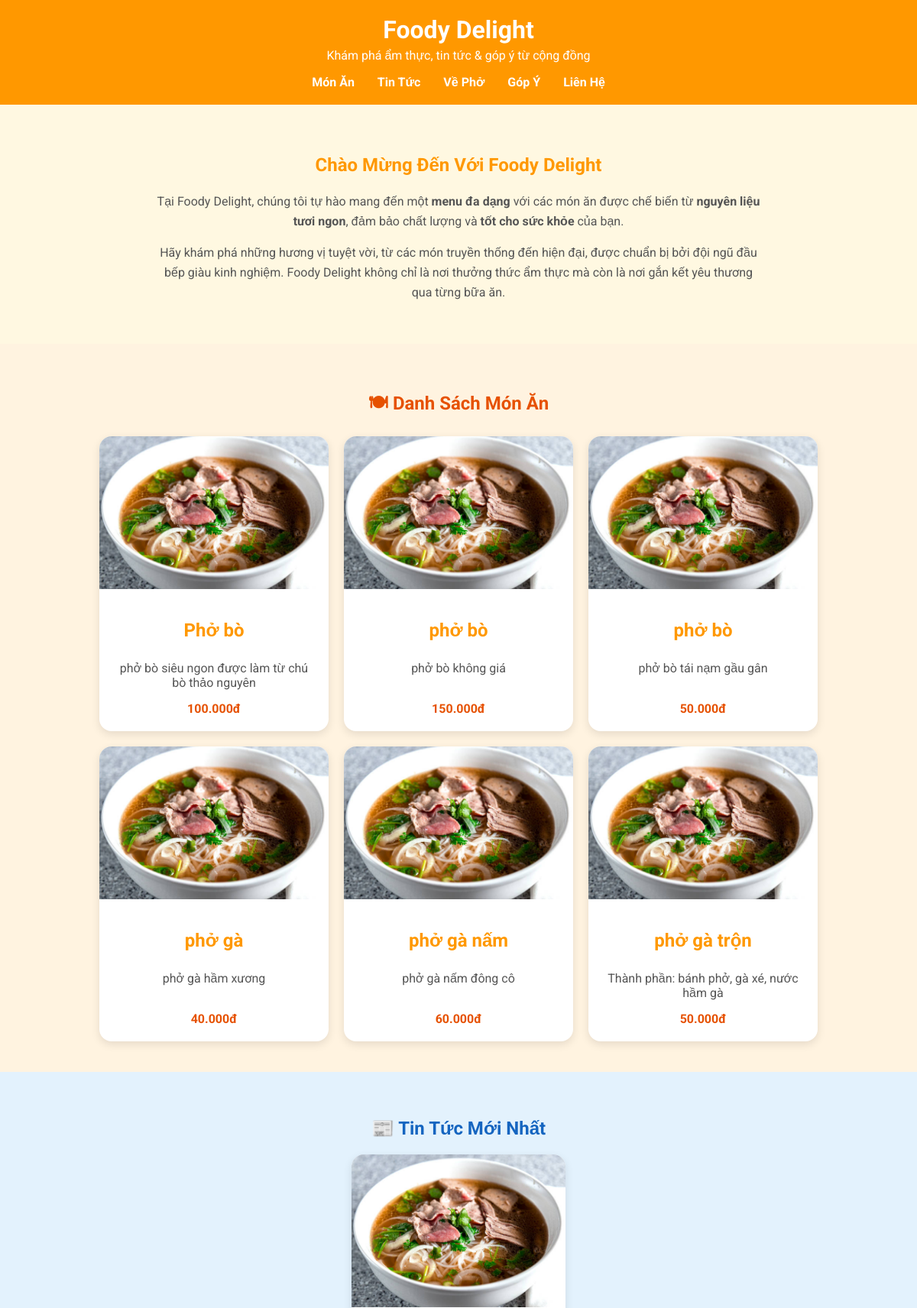
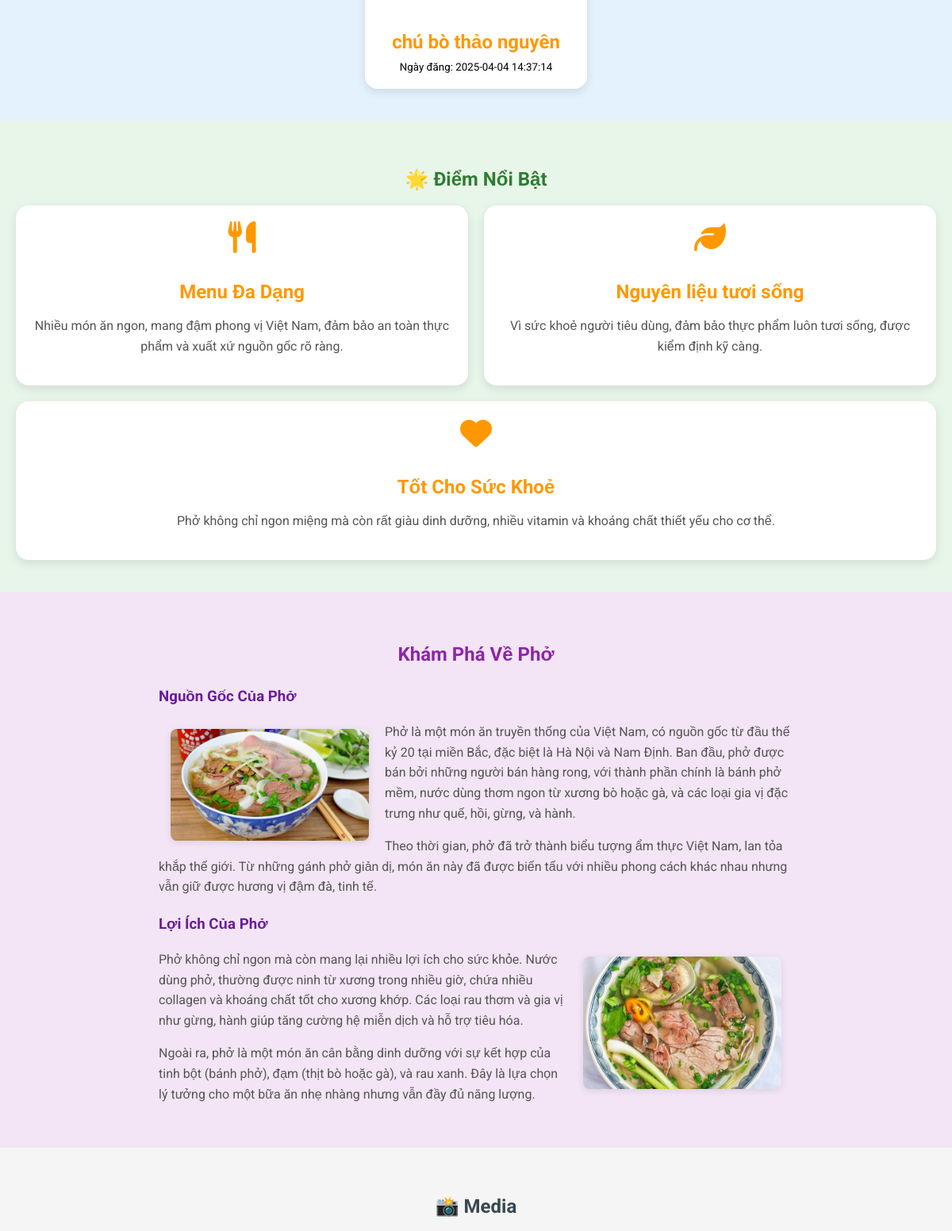
/Main.php (upper part), run on the app's committed database (2 pictures, top to bottom).
### tables this page shows
CREATE TABLE `monan` (
  `Id` int NOT NULL,
  `Ten` varchar(255) NOT NULL,
  `Noi_Dung` text NOT NULL,
  `Gia` decimal(10,2) NOT NULL,
  `Image` varchar(255) NOT NULL
);

CREATE TABLE `tintuc` (
  `Id` int NOT NULL,
  `Tieu_De` varchar(255) NOT NULL,
  `Noi_Dung` text NOT NULL,
  `Image` varchar(255) DEFAULT NULL,
  `Ngay_Dang` timestamp NULL DEFAULT CURRENT_TIMESTAMP
);

### Main.php (the view, shortened to what this page needs)
<?php
include 'config/db.php';
$ThongBao = '';
$FoodsQuery = $conn->query("SELECT * FROM MonAn");
$TinTucsQuery = $conn->query("SELECT * FROM tintuc ORDER BY Ngay_Dang DESC LIMIT 3");
?>
<!DOCTYPE html>
<html lang="vi">
<head>
    <link rel="stylesheet" href="https://cdnjs.cloudflare.com/ajax/libs/font-awesome/6.5.1/css/all.min.css" />
    <link rel="stylesheet" href="assets/style.css">
</head>
<body>
    <header>
        <h1>Foody Delight</h1>
        <p class="subtitle">Khám phá ẩm thực, tin tức & góp ý từ cộng đồng</p>
        <nav>
            <a href="#foods">Món Ăn</a>
            <a href="#news">Tin Tức</a>
            <a href="#pho">Về Phở</a>
            <a href="#contact">Góp Ý</a>
            <a href="#info">Liên Hệ</a>
        </nav>
    </header>
    <div class="section intro" id="intro">
        <div class="intro-content">
            <h2>Chào Mừng Đến Với Foody Delight</h2>
            <p>Tại Foody Delight, chúng tôi tự hào mang đến một <strong>menu đa dạng</strong> với các món ăn được chế biến từ <strong>nguyên liệu tươi ngon</strong>, đảm bảo chất lượng và <strong>tốt cho sức khỏe</strong> của bạn.</p>
            <p>Hãy khám phá những hương vị tuyệt vời, từ các món truyền thống đến hiện đại, được chuẩn bị bởi đội ngũ đầu bếp giàu kinh nghiệm. Foody Delight không chỉ là nơi thưởng thức ẩm thực mà còn là nơi gắn kết yêu thương qua từng bữa ăn.</p>
        </div>
    </div>
    <div class="section foods" id="foods">
        <h2 style="text-align:center; color:#e65100;">🍽 Danh Sách Món Ăn</h2>
        <?php if ($ThongBao && strpos($ThongBao, "Lỗi truy vấn món ăn") !== false) : ?>
            <p class="thongbao" style="color: red;"><?php echo $ThongBao; ?></p>
        <?php elseif (!$FoodsQuery || $FoodsQuery->num_rows == 0) : ?>
            <p class="thongbao">Đang cập nhật món ăn</p>
        <?php else : ?>
            <div class="grid">
                <?php while ($Row = $FoodsQuery->fetch_assoc()) : ?>
                    <div class="card">
                        <img src="images/<?php echo htmlspecialchars($Row['Image']); ?>" alt="Món <?php echo htmlspecialchars($Row['Ten']); ?> tại Foody Delight">
                        <div class="card-content">
                            <h2><?php echo htmlspecialchars($Row['Ten']); ?></h2>
                            <p class="description"><?php echo htmlspecialchars($Row['Noi_Dung']); ?></p>
                            <p class="price"><?php echo number_format($Row['Gia'], 0, ',', '.'); ?>đ</p>
                        </div>
                    </div>
                <?php endwhile; ?>
            </div>
        <?php endif; ?>
    </div>
    <div class="section news" id="news">
        <h2 style="text-align:center; color:#1565c0;">📰 Tin Tức Mới Nhất</h2>
        <?php if ($ThongBao && strpos($ThongBao, "Lỗi truy vấn tin tức") !== false) : ?>
            <p class="thongbao" style="color: red;"><?php echo $ThongBao; ?></p>
        <?php elseif (!$TinTucsQuery || $TinTucsQuery->num_rows == 0) : ?>
            <p class="thongbao">Đang cập nhật tin tức</p>
        <?php else : ?>
            <div class="grid">
                <?php while ($Tt = $TinTucsQuery->fetch_assoc()) : ?>
                    <div class="card">
                        <img src="images/<?php echo htmlspecialchars($Tt['Image']); ?>" alt="Tin tức <?php echo htmlspecialchars($Tt['Tieu_De']); ?> tại Foody Delight">
                        <div class="card-content">
                            <h2><a href="ChiTietTinTuc.php?id=<?php echo $Tt['Id']; ?>" style="color: #ff9800; text-decoration: none;"><?php echo htmlspecialchars($Tt['Tieu_De']); ?></a></h2>
                            <small>Ngày đăng: <?php echo htmlspecialchars($Tt['Ngay_Dang']); ?></small>
                        </div>
                    </div>
                <?php endwhile; ?>
            </div>
        <?php endif; ?>
    </div>
    <div class="section highlights" id="highlights">
        <h2 style="text-align:center; color:#2e7d32;">🌟 Điểm Nổi Bật</h2>
        <div class="highlight-grid">
            <div class="highlight-item">
                <i class="fas fa-utensils"></i>
                <h2>Menu Đa Dạng</h2>
                <p>Nhiều món ăn ngon, mang đậm phong vị Việt Nam, đảm bảo an toàn thực phẩm và xuất xứ nguồn gốc rõ ràng.</p>
            </div>
            <div class="highlight-item">
                <i class="fas fa-leaf"></i>
                <h2>Nguyên liệu tươi sống</h2>
                <p>Vì sức khoẻ người tiêu dùng, đảm bảo thực phẩm luôn tươi sống, được kiểm định kỹ càng.</p>
            </div>
            <div class="highlight-item">
                <i class="fas fa-heart"></i>
                <h2>Tốt Cho Sức Khoẻ</h2>
                <p>Phở không chỉ ngon miệng mà còn rất giàu dinh dưỡng, nhiều vitamin và khoáng chất thiết yếu cho cơ thể.</p>
            </div>
        </div>
    </div>
    <div class="section pho-info" id="pho">
        <div class="pho-content">
            <h2>Khám Phá Về Phở</h2>
            <h3>Nguồn Gốc Của Phở</h3>
            <img src="images/vepho1.jpg" alt="Hình ảnh minh họa nguồn gốc phở tại Foody Delight" class="left">
            <p>Phở là một món ăn truyền thống của Việt Nam, có nguồn gốc từ đầu thế kỷ 20 tại miền Bắc, đặc biệt là Hà Nội và Nam Định. Ban đầu, phở được bán bởi những người bán hàng rong, với thành phần chính là bánh phở mềm, nước dùng thơm ngon từ xương bò hoặc gà, và các loại gia vị đặc trưng như quế, hồi, gừng, và hành.</p>
            <p>Theo thời gian, phở đã trở thành biểu tượng ẩm thực Việt Nam, lan tỏa khắp thế giới. Từ những gánh phở giản dị, món ăn này đã được biến tấu với nhiều phong cách khác nhau nhưng vẫn giữ được hương vị đậm đà, tinh tế.</p>
            <h3>Lợi Ích Của Phở</h3>
            <img src="images/vepho2.jpg" alt="Hình ảnh minh họa lợi ích của phở tại Foody Delight" class="right">
            <p>Phở không chỉ ngon mà còn mang lại nhiều lợi ích cho sức khỏe. Nước dùng phở, thường được ninh từ xương trong nhiều giờ, chứa nhiều collagen và khoáng chất tốt cho xương khớp. Các loại rau thơm và gia vị như gừng, hành giúp tăng cường hệ miễn dịch và hỗ trợ tiêu hóa.</p>
            <p>Ngoài ra, phở là một món ăn cân bằng dinh dưỡng với sự kết hợp của tinh bột (bánh phở), đạm (thịt bò hoặc gà), và rau xanh. Đây là lựa chọn lý tưởng cho một bữa ăn nhẹ nhàng nhưng vẫn đầy đủ năng lượng.</p>
        </div>
    </div>
    <div class="section media" id="media">
        <h2 style="text-align:center; color:#37474f;">📸 Media</h2>
    </div>
</body>
</html>

### Main.php (style rules this page uses)
html { scroll-behavior: smooth; }
body { font-family: 'Roboto', sans-serif; margin: 0; }
header { background-color: #ff9800; color: white; padding: 20px; position: sticky; top: 0; z-index: 1000; }
nav { display: flex; justify-content: center; gap: 30px; margin-top: 10px; }
nav a { color: white; text-decoration: none; font-weight: bold; }
h1 { text-align: center; margin: 0; }
p.subtitle { text-align: center; margin-top: 5px; }
.section { padding: 40px 20px; display: flex; flex-direction: column; align-items: center; width: 100%; box-sizing: border-box; }
.intro { background-color: #fff8e1; }
.foods { background-color: #fff3e0; }
.news { background-color: #e3f2fd; }
.pho-info { background-color: #f3e5f5; }
.highlights { background-color: #e8f5e9; }
.media { background-color: #f5f5f5; width: 100%; max-width: 100%; overflow: hidden; box-sizing: border-box; }
.grid { display: flex; flex-wrap: wrap; gap: 20px; justify-content: center; align-items: stretch; max-width: 1280px; }
.highlight-grid { display: flex; flex-wrap: wrap; gap: 20px; justify-content: space-between; max-width: 1280px; width: 100%; }
.highlight-item { background: white; border-radius: 16px; box-shadow: 0 4px 12px rgba(0,0,0,0.1); padding: 20px; text-align: center; flex: 1 1 calc(33.33% - 20px); min-width: 250px; }
.highlight-item i { font-size: 40px; color: #ff9800; margin-bottom: 15px; }
.highlight-item h2 { color: #ff9800; margin-bottom: 10px; }
.highlight-item p { color: #555; line-height: 1.6; }
.card { background: white; width: 100%; max-width: 300px; border-radius: 16px; box-shadow: 0 4px 12px rgba(0,0,0,0.1); overflow: hidden; text-align: center; flex: 1 1 calc(33.33% - 20px); display: flex; flex-direction: column; }
.card img { width: 100%; height: 200px; object-fit: cover; }
.card-content { padding: 20px; display: flex; flex-direction: column; flex: 1; }
.card-content h2 { color: #ff9800; margin-bottom: 10px; }
.card-content p.description { color: #555; flex: 1; margin-bottom: 15px; }
.card-content p.price { color: #e65100; font-weight: bold; margin: 0; }
.intro-content { max-width: 800px; text-align: center; color: #555; line-height: 1.6; }
.intro-content h2 { color: #ff9800; margin-bottom: 15px; }
.intro-content p { margin-bottom: 15px; }
.pho-content { max-width: 800px; text-align: left; color: #555; line-height: 1.6; }
.pho-content h2 { color: #8e24aa; margin-bottom: 15px; text-align: center; }
.pho-content h3 { color: #6a1b9a; margin-top: 20px; margin-bottom: 10px; }
.pho-content p { margin-bottom: 15px; }
.pho-content img { width: 250px; height: auto; border-radius: 8px; box-shadow: 0 2px 8px rgba(0, 0, 0, 0.1); margin: 15px; }
.pho-content img.left { float: left; margin-right: 20px; }
.pho-content img.right { float: right; margin-left: 20px; }
.pho-content::after { content: ""; display: block; clear: both; }

### data on the page
monan: Image (picture), Ten "Phở bò", Noi_Dung "phở bò siêu ngon được làm từ chú bò thảo nguyên", Gia "100.000"
monan: Image (picture), Ten "phở bò", Noi_Dung "phở bò không giá", Gia "150.000"
monan: Image (picture), Ten "phở bò", Noi_Dung "phở bò tái nạm gầu gân", Gia "50.000"
monan: Image (picture), Ten "phở gà", Noi_Dung "phở gà hầm xương", Gia "40.000"
monan: Image (picture), Ten "phở gà nấm", Noi_Dung "phở gà nấm đông cô", Gia "60.000"
monan: Image (picture), Ten "phở gà trộn", Noi_Dung "Thành phần: bánh phở, gà xé, nước hầm gà", Gia "50.000"
tintuc: Image (picture), Tieu_De "chú bò thảo nguyên", Ngay_Dang "2025-04-04 14:37:14"
